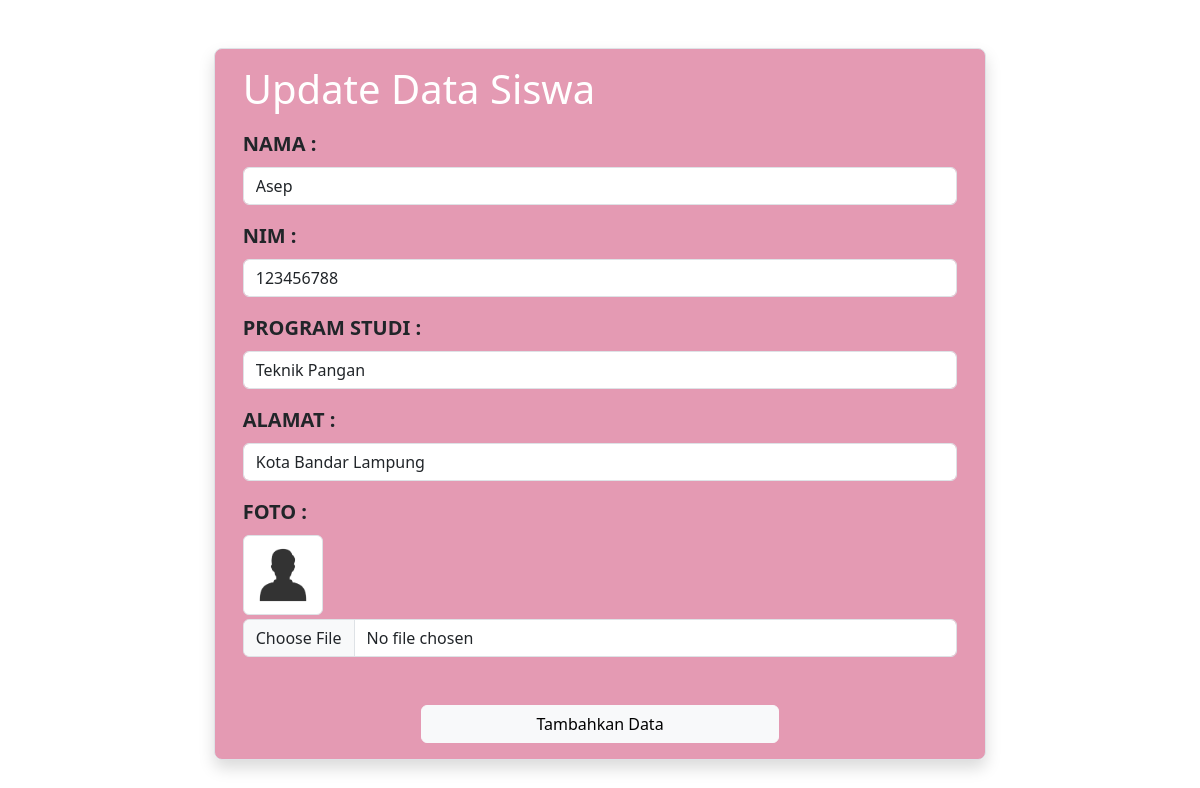
The page /ubah.php?id=8 on the database its author committed.
### tables this page shows
CREATE TABLE `mahasiswa` (
  `id` int(11) NOT NULL,
  `nama` varchar(50) NOT NULL,
  `nim` varchar(30) NOT NULL,
  `prodi` varchar(50) NOT NULL,
  `alamat` varchar(100) NOT NULL,
  `gambar` varchar(100) NOT NULL
);

### functions.php (called while the page is built, shortened)
<?php
$syauqy = mysqli_connect("localhost","root","","database_prak8");
function query($query){
    global $syauqy;
    $result = mysqli_query($syauqy, $query);
    $rows = [] ;
    while ($row = mysqli_fetch_assoc($result)){
        $rows[] = $row;
    }
    return $rows;
}

### ubah.php (the view, shortened to what this page needs)
<?php
require 'functions.php';
$id = $_GET["id"];
$mhs = query("SELECT * FROM mahasiswa WHERE id = $id")[0];
?>
<!DOCTYPE html>
<html lang="en">
<head>
    <link href="https://cdn.jsdelivr.net/npm/bootstrap@5.3.2/dist/css/bootstrap.min.css" rel="stylesheet">
    <link rel="stylesheet" href="style/style.css">
</head>
<body>
    <div class="container d-flex justify-content-center align-items-center mt-5">
        <div class="row border rounded-3 p-3  shadow box-area" style="background-color:rgba(217, 112, 147,.7) ;">
            <h1 class="mb-3 text-white">Update Data Siswa</h1>
            <form action="" method="post" enctype="multipart/form-data">
                <div class="mb-3">
                    <label class="form-label" for="nama"> NAMA : </label>
                    <input class="form-control" type="text" name="nama" id="nama" required value="<?= $mhs["nama"]; ?>">
                </div>
                <div class="mb-3">
                    <label class="form-label" for="nim"> NIM : </label>
                    <input class="form-control" type="number" name="nim" id="nim" required value="<?= $mhs["nim"]; ?>">
                </div>
                <div class="mb-3">
                    <label class="form-label" for="prodi"> PROGRAM STUDI : </label>
                    <input class="form-control" type="text" name="prodi" id="prodi" required value="<?= $mhs["prodi"]; ?>">
                </div>
                <div class="mb-3">
                    <label class="form-label" for="alamat"> ALAMAT : </label>
                    <input class="form-control" type="text" name="alamat" id="alamat" required value="<?= $mhs["alamat"]; ?>">
                </div>
                <div class="mb-5">
                    <label class="form-label" for="gambar"> FOTO : </label>
                    <div class="mb-1">
                        <img class="img-thumbnail" src="data/image/<?= $mhs["gambar"]; ?>" alt="" width="80">
                    </div>
                    <input class="form-control" type="file" name="gambar" id="gambar">
                </div>
                <div class="d-grid gap-2 col-6 mx-auto">
                    <button class="btn btn-light" type="submit" name="submit">Tambahkan Data</button>
                </div>
            </form>
        </div>
    </div>
</body>
</html>

### style/style.css (style rules this page uses)
label { font-weight: 700; font-size: 20px; }

### rows shown on the page
mahasiswa: nama "Asep", nim "123456788", prodi "Teknik Pangan", alamat "Kota Bandar Lampung", gambar (picture)
